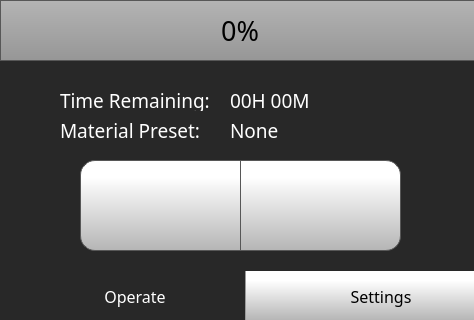
<?xml version="1.0" encoding="UTF-8"?>
<ui version="4.0">
 <class>MainWindow</class>
 <widget class="QMainWindow" name="MainWindow">
  <property name="geometry">
   <rect>
    <x>0</x>
    <y>0</y>
    <width>474</width>
    <height>320</height>
   </rect>
  </property>
  <property name="windowTitle">
   <string>MainWindow</string>
  </property>
  <property name="styleSheet">
   <string notr="true">
background-color: rgb(40, 40, 40);</string>
  </property>
  <widget class="QWidget" name="mainApplication">
   <widget class="QTabWidget" name="controlTabWidget">
    <property name="geometry">
     <rect>
      <x>0</x>
      <y>0</y>
      <width>492</width>
      <height>321</height>
     </rect>
    </property>
    <property name="font">
     <font>
      <family>Gotham</family>
      <pointsize>12</pointsize>
     </font>
    </property>
    <property name="layoutDirection">
     <enum>Qt::LeftToRight</enum>
    </property>
    <property name="autoFillBackground">
     <bool>false</bool>
    </property>
    <property name="styleSheet">
     <string notr="true">QTabWidget::pane { /* The tab widget frame */
    position: absolute;

}

QTabWidget::tab-bar {

}

/* Style the tab using the tab sub-control. Note that
    it reads QTabBar _not_ QTabWidget */
QTabBar::tab {
   border-right: 1px solid rgb(87, 87, 87);
	background-color: qlineargradient(spread:pad, x1:0, y1:1, x2:0, y2:0.188, stop:0 rgba(180, 180, 180, 255), stop:1 rgba(255, 255, 255, 255));
    border-top-color: #C2C7CB; /* same as the pane color */
    width:220px;
     height: 50px;
	padding-left: 25px;

}

QTabBar::tab:selected {
/*    background-color: qlineargradient(x1: 0, y1: 0, x2: 0, y2: 1,
                                      stop: 0 #dadbde, stop: 1 #f6f7fa);
*/
background-color: rgb(40, 40, 40);
color:  rgb(255, 255, 255);

}

QTabBar::tab:selected {
    border-color: #9B9B9B;
    border-bottom-color: #C2C7CB; /* same as pane color */
}
QTabBar::tab:first {
    margin-left: 0; /* the first selected tab has nothing to overlap with on the left */
/*border-bottom-left-radius: 15px;*/
}
QTabBar::tab:last {
    margin-right: 0; /* the last selected tab has nothing to overlap with on the right */
}
QTabBar::tab:focus {
	outline: none;
}
QTabBar:focus {
	outline: none;
}</string>
    </property>
    <property name="tabPosition">
     <enum>QTabWidget::South</enum>
    </property>
    <property name="tabShape">
     <enum>QTabWidget::Rounded</enum>
    </property>
    <property name="currentIndex">
     <number>0</number>
    </property>
    <property name="iconSize">
     <size>
      <width>25</width>
      <height>45</height>
     </size>
    </property>
    <property name="elideMode">
     <enum>Qt::ElideRight</enum>
    </property>
    <property name="usesScrollButtons">
     <bool>false</bool>
    </property>
    <property name="documentMode">
     <bool>false</bool>
    </property>
    <property name="tabsClosable">
     <bool>false</bool>
    </property>
    <property name="movable">
     <bool>false</bool>
    </property>
    <widget class="QWidget" name="operateTab">
     <attribute name="icon">
      <iconset>
       <normaloff>templates/img/play-button-arrowhead.png</normaloff>
       <normalon>templates/img/play-button-arrowhead_white.png</normalon>templates/img/play-button-arrowhead.png</iconset>
     </attribute>
     <attribute name="title">
      <string>Operate</string>
     </attribute>
     <widget class="QPushButton" name="playPauseButton">
      <property name="geometry">
       <rect>
        <x>80</x>
        <y>160</y>
        <width>161</width>
        <height>91</height>
       </rect>
      </property>
      <property name="minimumSize">
       <size>
        <width>0</width>
        <height>0</height>
       </size>
      </property>
      <property name="font">
       <font>
        <family>Roboto</family>
       </font>
      </property>
      <property name="contextMenuPolicy">
       <enum>Qt::NoContextMenu</enum>
      </property>
      <property name="styleSheet">
       <string notr="true">QPushButton {
    border: 1px solid rgb(87, 87, 87);
	background-color: qlineargradient(spread:pad, x1:0, y1:1, x2:0, y2:0.188, stop:0 rgba(180, 180, 180, 255), stop:1 rgba(255, 255, 255, 255));
	border-bottom-left-radius: 15px;
	border-top-left-radius: 15px;
    
}

QPushButton:pressed {

    background-color: qlineargradient(x1: 0, y1: 0, x2: 0, y2: 1,
                                      stop: 0 #dadbde, stop: 1 #f6f7fa);
}

QPushButton:flat {
    border: none; /* no border for a flat push button */
}

QPushButton:default {
    border-color: navy; /* make the default button prominent */
}

QPushButton:focus {
	outline: none;
}</string>
      </property>
      <property name="text">
       <string/>
      </property>
      <property name="icon">
       <iconset>
        <normaloff>templates/img/play-button.png</normaloff>
        <normalon>templates/img/pause-button.png</normalon>templates/img/play-button.png</iconset>
      </property>
      <property name="iconSize">
       <size>
        <width>30</width>
        <height>30</height>
       </size>
      </property>
      <property name="checkable">
       <bool>true</bool>
      </property>
      <property name="checked">
       <bool>false</bool>
      </property>
      <property name="autoDefault">
       <bool>false</bool>
      </property>
      <property name="default">
       <bool>false</bool>
      </property>
      <property name="flat">
       <bool>false</bool>
      </property>
     </widget>
     <widget class="QPushButton" name="stopButton">
      <property name="geometry">
       <rect>
        <x>240</x>
        <y>160</y>
        <width>161</width>
        <height>91</height>
       </rect>
      </property>
      <property name="minimumSize">
       <size>
        <width>0</width>
        <height>0</height>
       </size>
      </property>
      <property name="font">
       <font>
        <family>Roboto</family>
       </font>
      </property>
      <property name="contextMenuPolicy">
       <enum>Qt::NoContextMenu</enum>
      </property>
      <property name="styleSheet">
       <string notr="true">QPushButton {
    border: 1px solid rgb(87, 87, 87);

	background-color: qlineargradient(spread:pad, x1:0, y1:1, x2:0, y2:0.188, stop:0 rgba(180, 180, 180, 255), stop:1 rgba(255, 255, 255, 255));

	border-bottom-right-radius: 15px;
	border-top-right-radius: 15px;
}

QPushButton:pressed {
    background-color: qlineargradient(x1: 0, y1: 0, x2: 0, y2: 1,
                                      stop: 0 #dadbde, stop: 1 #f6f7fa);
}

QPushButton:flat {
    border: none; /* no border for a flat push button */
}

QPushButton:default {
    border-color: navy; /* make the default button prominent */
}

QPushButton:focus {
	outline: none;
}</string>
      </property>
      <property name="text">
       <string/>
      </property>
      <property name="icon">
       <iconset>
        <normaloff>templates/img/video-player-stop-button.png</normaloff>templates/img/video-player-stop-button.png</iconset>
      </property>
      <property name="iconSize">
       <size>
        <width>25</width>
        <height>25</height>
       </size>
      </property>
     </widget>
     <widget class="QProgressBar" name="progressBar">
      <property name="geometry">
       <rect>
        <x>0</x>
        <y>0</y>
        <width>481</width>
        <height>61</height>
       </rect>
      </property>
      <property name="font">
       <font>
        <family>Gotham</family>
        <pointsize>20</pointsize>
        <weight>50</weight>
        <italic>false</italic>
        <bold>false</bold>
        <stylestrategy>PreferAntialias</stylestrategy>
       </font>
      </property>
      <property name="contextMenuPolicy">
       <enum>Qt::NoContextMenu</enum>
      </property>
      <property name="styleSheet">
       <string notr="true">QProgressBar::chunk {

	background-color: qlineargradient(spread:pad, x1:0, y1:0.523, x2:0, y2:0.534, stop:0 rgba(130, 203, 117, 255), stop:1 rgba(66, 191, 85, 255));
border: 1px solid green;
}

QProgressBar {
    border: 1px solid rgb(87, 87, 87);
 /*  border-bottom-left-radius: 10px;
 border-bottom-right-radius: 10px;*/
	background-color: qlineargradient(spread:pad, x1:0, y1:1, x2:0, y2:0, stop:0 rgba(150, 150, 150, 255), stop:1 rgba(180, 180, 180, 255));
}
</string>
      </property>
      <property name="maximum">
       <number>100</number>
      </property>
      <property name="value">
       <number>0</number>
      </property>
      <property name="alignment">
       <set>Qt::AlignCenter</set>
      </property>
      <property name="textVisible">
       <bool>true</bool>
      </property>
      <property name="orientation">
       <enum>Qt::Horizontal</enum>
      </property>
      <property name="format">
       <string>%p%</string>
      </property>
     </widget>
     <widget class="QLabel" name="FileNameLabel">
      <property name="geometry">
       <rect>
        <x>60</x>
        <y>90</y>
        <width>161</width>
        <height>21</height>
       </rect>
      </property>
      <property name="font">
       <font>
        <family>Gotham Light</family>
        <pointsize>14</pointsize>
        <weight>50</weight>
        <bold>false</bold>
       </font>
      </property>
      <property name="contextMenuPolicy">
       <enum>Qt::NoContextMenu</enum>
      </property>
      <property name="styleSheet">
       <string notr="true">color: rgb(255, 255, 255);</string>
      </property>
      <property name="text">
       <string>Time Remaining:</string>
      </property>
     </widget>
     <widget class="QLabel" name="timeRemainingLabel">
      <property name="geometry">
       <rect>
        <x>230</x>
        <y>90</y>
        <width>211</width>
        <height>21</height>
       </rect>
      </property>
      <property name="font">
       <font>
        <family>Gotham Medium</family>
        <pointsize>14</pointsize>
       </font>
      </property>
      <property name="contextMenuPolicy">
       <enum>Qt::NoContextMenu</enum>
      </property>
      <property name="styleSheet">
       <string notr="true">color: rgb(255, 255, 255);
background-color: rgba(255, 255, 255, 0);</string>
      </property>
      <property name="text">
       <string>00H 00M</string>
      </property>
      <property name="scaledContents">
       <bool>true</bool>
      </property>
      <property name="wordWrap">
       <bool>false</bool>
      </property>
     </widget>
     <widget class="QLabel" name="materialPreset">
      <property name="geometry">
       <rect>
        <x>230</x>
        <y>120</y>
        <width>211</width>
        <height>21</height>
       </rect>
      </property>
      <property name="font">
       <font>
        <family>Gotham Medium</family>
        <pointsize>14</pointsize>
       </font>
      </property>
      <property name="contextMenuPolicy">
       <enum>Qt::NoContextMenu</enum>
      </property>
      <property name="styleSheet">
       <string notr="true">color: rgb(255, 255, 255);
background-color: rgba(255, 255, 255, 0);</string>
      </property>
      <property name="text">
       <string>None</string>
      </property>
      <property name="scaledContents">
       <bool>true</bool>
      </property>
      <property name="wordWrap">
       <bool>false</bool>
      </property>
     </widget>
     <widget class="QLabel" name="materialPresetLabel">
      <property name="geometry">
       <rect>
        <x>60</x>
        <y>120</y>
        <width>161</width>
        <height>21</height>
       </rect>
      </property>
      <property name="font">
       <font>
        <family>Gotham Light</family>
        <pointsize>14</pointsize>
        <weight>50</weight>
        <bold>false</bold>
       </font>
      </property>
      <property name="contextMenuPolicy">
       <enum>Qt::NoContextMenu</enum>
      </property>
      <property name="styleSheet">
       <string notr="true">color: rgb(255, 255, 255);</string>
      </property>
      <property name="text">
       <string>Material Preset:</string>
      </property>
     </widget>
    </widget>
    <widget class="QWidget" name="settingsTab">
     <attribute name="icon">
      <iconset>
       <normaloff>templates/img/settings.png</normaloff>
       <normalon>templates/img/settings_white.png</normalon>templates/img/settings.png</iconset>
     </attribute>
     <attribute name="title">
      <string>Settings</string>
     </attribute>
     <widget class="QPushButton" name="uvStartStopButton">
      <property name="geometry">
       <rect>
        <x>270</x>
        <y>110</y>
        <width>191</width>
        <height>71</height>
       </rect>
      </property>
      <property name="minimumSize">
       <size>
        <width>0</width>
        <height>0</height>
       </size>
      </property>
      <property name="font">
       <font>
        <family>Roboto</family>
       </font>
      </property>
      <property name="contextMenuPolicy">
       <enum>Qt::NoContextMenu</enum>
      </property>
      <property name="styleSheet">
       <string notr="true">QPushButton {
    border: 1px solid rgb(87, 87, 87);
	background-color: qlineargradient(spread:pad, x1:0, y1:1, x2:0, y2:0.188, stop:0 rgba(180, 180, 180, 255), stop:1 rgba(255, 255, 255, 255));

border-top-left-radius: 15px;
border-top-right-radius: 15px;
    
}

QPushButton:pressed {

    background-color: qlineargradient(x1: 0, y1: 0, x2: 0, y2: 1,
                                      stop: 0 #dadbde, stop: 1 #f6f7fa);
}

QPushButton:flat {
    border: none; /* no border for a flat push button */
}

QPushButton:default {
    border-color: navy; /* make the default button prominent */
}

QPushButton:focus {
	outline: none;
}</string>
      </property>
      <property name="text">
       <string/>
      </property>
      <property name="icon">
       <iconset>
        <normaloff>templates/img/ultraviolet_OFF.png</normaloff>
        <normalon>templates/img/ultraviolet_ON.png</normalon>templates/img/ultraviolet_OFF.png</iconset>
      </property>
      <property name="iconSize">
       <size>
        <width>120</width>
        <height>120</height>
       </size>
      </property>
      <property name="checkable">
       <bool>true</bool>
      </property>
      <property name="checked">
       <bool>false</bool>
      </property>
      <property name="autoDefault">
       <bool>false</bool>
      </property>
      <property name="default">
       <bool>false</bool>
      </property>
      <property name="flat">
       <bool>false</bool>
      </property>
     </widget>
     <widget class="QSpinBox" name="timeSpinBox">
      <property name="geometry">
       <rect>
        <x>10</x>
        <y>120</y>
        <width>241</width>
        <height>131</height>
       </rect>
      </property>
      <property name="palette">
       <palette>
        <active>
         <colorrole role="WindowText">
          <brush brushstyle="SolidPattern">
           <color alpha="255">
            <red>255</red>
            <green>255</green>
            <blue>255</blue>
           </color>
          </brush>
         </colorrole>
         <colorrole role="Button">
          <brush brushstyle="SolidPattern">
           <color alpha="0">
            <red>255</red>
            <green>255</green>
            <blue>255</blue>
           </color>
          </brush>
         </colorrole>
         <colorrole role="Text">
          <brush brushstyle="SolidPattern">
           <color alpha="255">
            <red>255</red>
            <green>255</green>
            <blue>255</blue>
           </color>
          </brush>
         </colorrole>
         <colorrole role="ButtonText">
          <brush brushstyle="SolidPattern">
           <color alpha="255">
            <red>255</red>
            <green>255</green>
            <blue>255</blue>
           </color>
          </brush>
         </colorrole>
         <colorrole role="Base">
          <brush brushstyle="NoBrush">
           <color alpha="255">
            <red>0</red>
            <green>0</green>
            <blue>0</blue>
           </color>
          </brush>
         </colorrole>
         <colorrole role="Window">
          <brush brushstyle="SolidPattern">
           <color alpha="0">
            <red>255</red>
            <green>255</green>
            <blue>255</blue>
           </color>
          </brush>
         </colorrole>
         <colorrole role="Highlight">
          <brush brushstyle="SolidPattern">
           <color alpha="255">
            <red>40</red>
            <green>40</green>
            <blue>40</blue>
           </color>
          </brush>
         </colorrole>
        </active>
        <inactive>
         <colorrole role="WindowText">
          <brush brushstyle="SolidPattern">
           <color alpha="255">
            <red>255</red>
            <green>255</green>
            <blue>255</blue>
           </color>
          </brush>
         </colorrole>
         <colorrole role="Button">
          <brush brushstyle="SolidPattern">
           <color alpha="0">
            <red>255</red>
            <green>255</green>
            <blue>255</blue>
           </color>
          </brush>
         </colorrole>
         <colorrole role="Text">
          <brush brushstyle="SolidPattern">
           <color alpha="255">
            <red>255</red>
            <green>255</green>
            <blue>255</blue>
           </color>
          </brush>
         </colorrole>
         <colorrole role="ButtonText">
          <brush brushstyle="SolidPattern">
           <color alpha="255">
            <red>255</red>
            <green>255</green>
            <blue>255</blue>
           </color>
          </brush>
         </colorrole>
         <colorrole role="Base">
          <brush brushstyle="NoBrush">
           <color alpha="255">
            <red>0</red>
            <green>0</green>
            <blue>0</blue>
           </color>
          </brush>
         </colorrole>
         <colorrole role="Window">
          <brush brushstyle="SolidPattern">
           <color alpha="0">
            <red>255</red>
            <green>255</green>
            <blue>255</blue>
           </color>
          </brush>
         </colorrole>
         <colorrole role="Highlight">
          <brush brushstyle="SolidPattern">
           <color alpha="255">
            <red>40</red>
            <green>40</green>
            <blue>40</blue>
           </color>
          </brush>
         </colorrole>
        </inactive>
        <disabled>
         <colorrole role="WindowText">
          <brush brushstyle="SolidPattern">
           <color alpha="255">
            <red>255</red>
            <green>255</green>
            <blue>255</blue>
           </color>
          </brush>
         </colorrole>
         <colorrole role="Button">
          <brush brushstyle="SolidPattern">
           <color alpha="0">
            <red>255</red>
            <green>255</green>
            <blue>255</blue>
           </color>
          </brush>
         </colorrole>
         <colorrole role="Text">
          <brush brushstyle="SolidPattern">
           <color alpha="255">
            <red>255</red>
            <green>255</green>
            <blue>255</blue>
           </color>
          </brush>
         </colorrole>
         <colorrole role="ButtonText">
          <brush brushstyle="SolidPattern">
           <color alpha="255">
            <red>255</red>
            <green>255</green>
            <blue>255</blue>
           </color>
          </brush>
         </colorrole>
         <colorrole role="Base">
          <brush brushstyle="NoBrush">
           <color alpha="255">
            <red>0</red>
            <green>0</green>
            <blue>0</blue>
           </color>
          </brush>
         </colorrole>
         <colorrole role="Window">
          <brush brushstyle="SolidPattern">
           <color alpha="0">
            <red>255</red>
            <green>255</green>
            <blue>255</blue>
           </color>
          </brush>
         </colorrole>
         <colorrole role="Highlight">
          <brush brushstyle="SolidPattern">
           <color alpha="255">
            <red>0</red>
            <green>120</green>
            <blue>215</blue>
           </color>
          </brush>
         </colorrole>
        </disabled>
       </palette>
      </property>
      <property name="font">
       <font>
        <family>Gotham</family>
        <pointsize>20</pointsize>
       </font>
      </property>
      <property name="contextMenuPolicy">
       <enum>Qt::NoContextMenu</enum>
      </property>
      <property name="autoFillBackground">
       <bool>false</bool>
      </property>
      <property name="styleSheet">
       <string notr="true">QSpinBox {
    padding-right: 5px; /* make room for the arrows */
	color: rgb(255, 255, 255);
	background-color: rgba(255, 255, 255, 0);
   
}
QSpinBox ::text:selected {
	background-color: rgb(255, 146, 57);
   
}
QSpinBox::up-button {
     border: 1px solid rgb(87, 87, 87);

border-top-left-radius: 15px;
border-top-right-radius: 15px;
	background-color: qlineargradient(spread:pad, x1:0, y1:1, x2:0, y2:0.188, stop:0 rgba(180, 180, 180, 255), stop:1 rgba(255, 255, 255, 255));
    width: 100px;
     height: 61px;
    padding: 2px;
}

QSpinBox::up-arrow { image: url(./templates/img/arrows.png);
    width: 40px;
     height: 40px;
padding: 5px; }



QSpinBox::up-button:pressed {
    background-color: qlineargradient(x1: 0, y1: 0, x2: 0, y2: 1,
                                      stop: 0 #dadbde, stop: 1 #f6f7fa);
}


QSpinBox::down-button {
     border: 1px solid rgb(87, 87, 87);
border-bottom-left-radius: 15px;
border-bottom-right-radius: 15px;
	background-color: qlineargradient(spread:pad, x1:0, y1:1, x2:0, y2:0.188, stop:0 rgba(180, 180, 180, 255), stop:1 rgba(255, 255, 255, 255));
    width: 100px;
     height: 61px;
    padding: 2px;
}

QSpinBox::down-arrow {image: url(./templates/img/arrows-5.png);
    width: 40px;
     height: 40px;
padding: 5px;
}

QSpinBox::down-button:pressed {
    background-color: qlineargradient(x1: 0, y1: 0, x2: 0, y2: 1,
                                      stop: 0 #dadbde, stop: 1 #f6f7fa);

}

</string>
      </property>
      <property name="frame">
       <bool>false</bool>
      </property>
      <property name="readOnly">
       <bool>false</bool>
      </property>
      <property name="buttonSymbols">
       <enum>QAbstractSpinBox::PlusMinus</enum>
      </property>
      <property name="accelerated">
       <bool>true</bool>
      </property>
      <property name="suffix">
       <string> min</string>
      </property>
      <property name="maximum">
       <number>150</number>
      </property>
      <property name="singleStep">
       <number>1</number>
      </property>
      <property name="value">
       <number>0</number>
      </property>
     </widget>
     <widget class="QLabel" name="timeLabel">
      <property name="geometry">
       <rect>
        <x>10</x>
        <y>120</y>
        <width>181</width>
        <height>31</height>
       </rect>
      </property>
      <property name="font">
       <font>
        <family>Gotham Light</family>
        <pointsize>15</pointsize>
        <weight>50</weight>
        <bold>false</bold>
       </font>
      </property>
      <property name="contextMenuPolicy">
       <enum>Qt::NoContextMenu</enum>
      </property>
      <property name="styleSheet">
       <string notr="true">color: rgb(255, 255, 255);
background-color: rgba(255, 255, 255, 0);</string>
      </property>
      <property name="text">
       <string>Time :</string>
      </property>
     </widget>
     <widget class="QPushButton" name="tempStartStopButton">
      <property name="geometry">
       <rect>
        <x>270</x>
        <y>180</y>
        <width>191</width>
        <height>71</height>
       </rect>
      </property>
      <property name="minimumSize">
       <size>
        <width>0</width>
        <height>0</height>
       </size>
      </property>
      <property name="font">
       <font>
        <family>Roboto</family>
       </font>
      </property>
      <property name="contextMenuPolicy">
       <enum>Qt::NoContextMenu</enum>
      </property>
      <property name="styleSheet">
       <string notr="true">QPushButton {
    border: 1px solid rgb(87, 87, 87);
	background-color: qlineargradient(spread:pad, x1:0, y1:1, x2:0, y2:0.188, stop:0 rgba(180, 180, 180, 255), stop:1 rgba(255, 255, 255, 255));
    
border-bottom-left-radius: 15px;
border-bottom-right-radius: 15px;
}

QPushButton:pressed {

    background-color: qlineargradient(x1: 0, y1: 0, x2: 0, y2: 1,
                                      stop: 0 #dadbde, stop: 1 #f6f7fa);
}

QPushButton:flat {
    border: none; /* no border for a flat push button */
}

QPushButton:default {
    border-color: navy; /* make the default button prominent */
}

QPushButton:focus {
	outline: none;
}</string>
      </property>
      <property name="text">
       <string/>
      </property>
      <property name="icon">
       <iconset>
        <normaloff>templates/img/heater_off.png</normaloff>
        <normalon>templates/img/heater_on.png</normalon>templates/img/heater_off.png</iconset>
      </property>
      <property name="iconSize">
       <size>
        <width>120</width>
        <height>120</height>
       </size>
      </property>
      <property name="checkable">
       <bool>true</bool>
      </property>
      <property name="checked">
       <bool>false</bool>
      </property>
      <property name="autoDefault">
       <bool>false</bool>
      </property>
      <property name="default">
       <bool>false</bool>
      </property>
      <property name="flat">
       <bool>false</bool>
      </property>
     </widget>
     <widget class="QLabel" name="selectFilamentlabel">
      <property name="geometry">
       <rect>
        <x>0</x>
        <y>0</y>
        <width>381</width>
        <height>31</height>
       </rect>
      </property>
      <property name="font">
       <font>
        <family>Gotham Light</family>
        <pointsize>14</pointsize>
        <weight>50</weight>
        <bold>false</bold>
       </font>
      </property>
      <property name="contextMenuPolicy">
       <enum>Qt::NoContextMenu</enum>
      </property>
      <property name="styleSheet">
       <string notr="true">color: rgb(255, 255, 255);</string>
      </property>
      <property name="text">
       <string>Material Preset</string>
      </property>
     </widget>
     <widget class="QComboBox" name="materialComboBox">
      <property name="geometry">
       <rect>
        <x>0</x>
        <y>40</y>
        <width>481</width>
        <height>51</height>
       </rect>
      </property>
      <property name="font">
       <font>
        <family>Gotham</family>
        <pointsize>24</pointsize>
       </font>
      </property>
      <property name="contextMenuPolicy">
       <enum>Qt::NoContextMenu</enum>
      </property>
      <property name="styleSheet">
       <string notr="true"> QScrollBar:vertical {
     border: 1px solid black;
border-radius: 5px;
	background-color: rgb(40,40,40);
     width: 80px;
     margin: 70px 0 70px 0;
 }
 QScrollBar::handle:vertical {
border-radius: 5px;
background: qlineargradient(spread:pad, x1:0, y1:1, x2:0, y2:0.188, stop:0 rgba(180, 180, 180, 255), stop:1 rgba(255, 255, 255, 255));
min-height: 20px;
 }
 QScrollBar::add-line:vertical {
     border: 1px solid black;
background: qlineargradient(spread:pad, x1:0, y1:1, x2:0, y2:0.188, stop:0 rgba(180, 180, 180, 255), stop:1 rgba(255, 255, 255, 255));
     height:65px;
border-radius: 5px;
     subcontrol-position: bottom;
     subcontrol-origin: margin;
 }

 QScrollBar::sub-line:vertical {
     border: 1px solid black;
background: qlineargradient(spread:pad, x1:0, y1:1, x2:0, y2:0.188, stop:0 rgba(180, 180, 180, 255), stop:1 rgba(255, 255, 255, 255));
     height: 65px;
border-radius: 5px;
     subcontrol-position: top;
     subcontrol-origin: margin;
 }

QScrollBar::up-arrow:vertical {
 image: url(./templates/img/arrows.png);
    width: 40px;
    height: 40px;
 padding: 5px;
 }
QScrollBar::down-arrow:vertical {
 image: url(./templates/img/arrows-5.png);
    width: 40px;
    height: 40px;
 padding: 5px;
 }

 QScrollBar::add-page:vertical, QScrollBar::sub-page:vertical {
     background: none;
 }

QComboBox {
border: 1px solid black;
    padding: 0px 18px 0px 3px;
    min-width: 6em;

}

QComboBox::item {
	color: rgb(0, 0, 0);
}

QComboBox:editable {
    background: white;
}

QComboBox:!editable, QComboBox::drop-down:editable {
background: white;
}

/* QComboBox gets the &quot;on&quot; state when the popup is open */
QComboBox:!editable:on, QComboBox::drop-down:editable:on {
background: white;
}


QComboBox::drop-down {
border-left: 1px solid black;
border-right: 1px solid black;
	background-color: qlineargradient(spread:pad, x1:0, y1:1, x2:0, y2:0.188, stop:0 rgba(180, 180, 180, 255), stop:1 rgba(255, 255, 255, 255));
    width: 60px;
     height: 50px;

}

QComboBox::down-arrow {

image: url(./templates/img/arrows-5.png);
width: 30px;
height: 30px;

}
</string>
      </property>
      <property name="editable">
       <bool>false</bool>
      </property>
      <property name="currentText">
       <string/>
      </property>
      <property name="maxVisibleItems">
       <number>8</number>
      </property>
      <property name="minimumContentsLength">
       <number>0</number>
      </property>
      <property name="iconSize">
       <size>
        <width>30</width>
        <height>30</height>
       </size>
      </property>
     </widget>
    </widget>
   </widget>
  </widget>
 </widget>
 <resources/>
 <connections/>
</ui>
